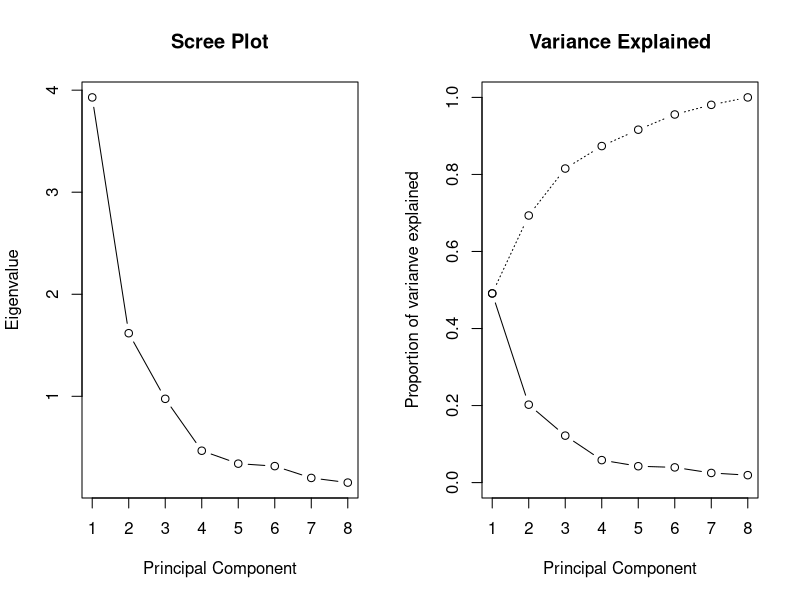
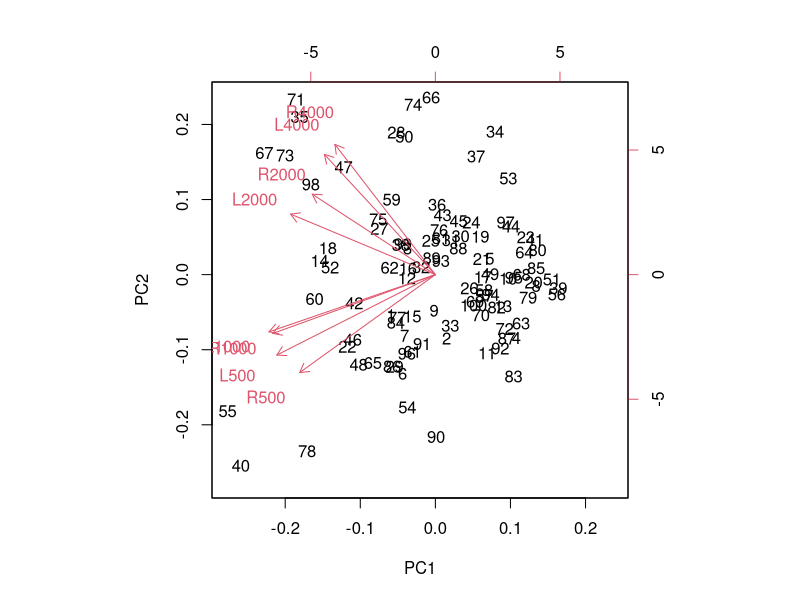
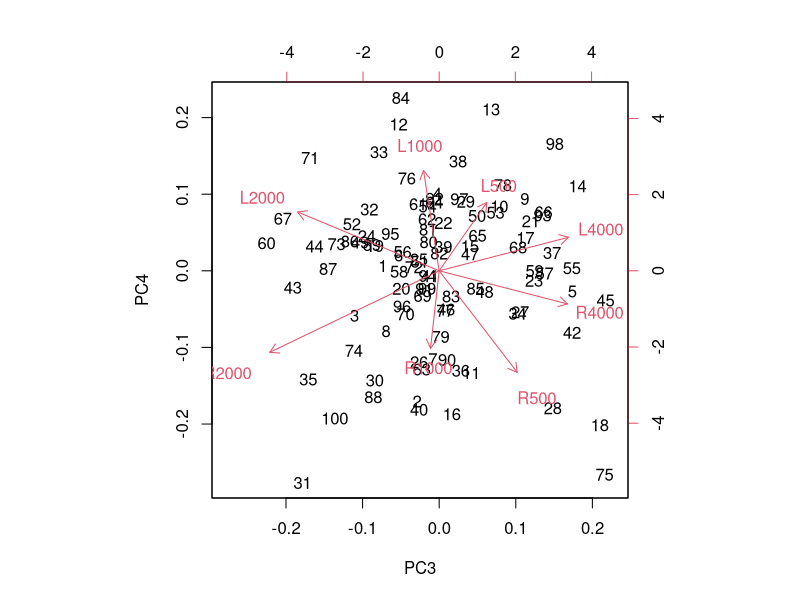

Write R code to recreate these figures, in order.
## ---- chunk 1
drugs <-read.delim("data/drugsrecovery.txt", header = TRUE, sep="",dec = ".")
sub_drugs <- subset(drugs, select = -c(ID)) 
sub_drugs <- data.frame(sub_drugs)
str(sub_drugs)

## ---- chunk 2

pr.out <- prcomp(sub_drugs, scale = TRUE)
summary(pr.out)
## ---- chunk 3
# Eigenvalues
eval <- pr.out$sdev^2
# First two eigenvalues are bigger than one
## ---- chunk 4
# Eigenvectors
evec <- pr.out$rotation
## ---- chunk 5
# Standard deviations and proportion of variance
summary(pr.out)
# First two principal components explain 69.34% of the variance
## ---- chunk 6
# Scree Plot
par(mfrow = c(1,2))
plot(eval, xlab = "Principal Component", ylab = "Eigenvalue",
     type = "b", main = "Scree Plot")
## ---- chunk 7
# Variance Explained Plot
prop_varex <- eval / sum(eval)
plot(prop_varex, xlab = "Principal Component", ylab = "Proportion of varianve explained",
     type = "b", main = "Variance Explained", ylim = c(0,1))
lines(cumsum(prop_varex), type = "b", lty = 3)
par(mfrow = c(1,1))
## ---- chunk 8
# Correlation coefficients between PC's and initial variables
varnames <- names(drugs)[2:ncol(drugs)]
corrcoef <- matrix(nrow = 2, ncol = ncol(drugs)-1, byrow = T)
colnames(corrcoef) <- varnames
rownames(corrcoef) <- c("PC1", "PC2")

for( n in 1:length(rownames(corrcoef)) ){
  for( m in 1:nrow(evec) ){
    corrcoef[n,m] <- evec[m,n] * sqrt(eval)[n]
  }
}
corrcoef

# First principal component is significantly negatively correlated
# with all variables
# Second component discriminates between L2000, L4000, R2000, R4000 on one hand
# (high dose) and L500, L1000, R500 and R1000 on the other hand (low dose)
## ---- chunk 9
biplot(pr.out)
biplot(pr.out, choices = c(3,4))

